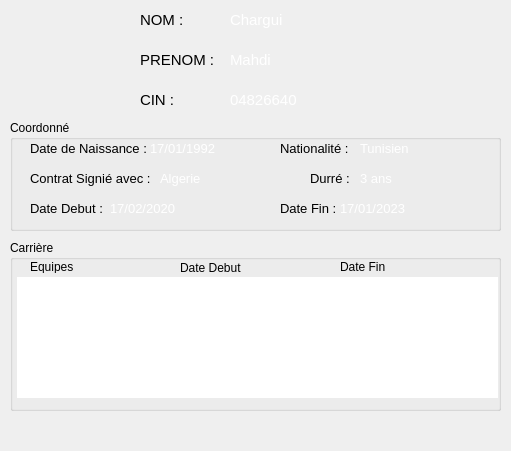
    <widget class="QWidget" name="widget_3" native="true">
     <property name="geometry">
      <rect>
       <x>545</x>
       <y>130</y>
       <width>511</width>
       <height>451</height>
      </rect>
     </property>
     <property name="styleSheet">
      <string notr="true"/>
     </property>
     <widget class="QLabel" name="label_118">
      <property name="geometry">
       <rect>
        <x>10</x>
        <y>10</y>
        <width>101</width>
        <height>101</height>
       </rect>
      </property>
      <property name="text">
       <string/>
      </property>
      <property name="pixmap">
       <pixmap>user.png</pixmap>
      </property>
      <property name="scaledContents">
       <bool>true</bool>
      </property>
     </widget>
     <widget class="QLabel" name="labNomEntre_2">
      <property name="geometry">
       <rect>
        <x>230</x>
        <y>10</y>
        <width>240</width>
        <height>20</height>
       </rect>
      </property>
      <property name="font">
       <font>
        <pointsize>11</pointsize>
       </font>
      </property>
      <property name="styleSheet">
       <string notr="true">color : white</string>
      </property>
      <property name="text">
       <string>Chargui</string>
      </property>
     </widget>
     <widget class="QGroupBox" name="groupBox_5">
      <property name="geometry">
       <rect>
        <x>10</x>
        <y>120</y>
        <width>491</width>
        <height>111</height>
       </rect>
      </property>
      <property name="title">
       <string>Coordonné</string>
      </property>
      <widget class="QLabel" name="label_119">
       <property name="geometry">
        <rect>
         <x>20</x>
         <y>20</y>
         <width>121</width>
         <height>16</height>
        </rect>
       </property>
       <property name="font">
        <font>
         <pointsize>10</pointsize>
        </font>
       </property>
       <property name="text">
        <string>Date de Naissance :</string>
       </property>
      </widget>
      <widget class="QLabel" name="labNaisEntre_2">
       <property name="geometry">
        <rect>
         <x>140</x>
         <y>20</y>
         <width>121</width>
         <height>16</height>
        </rect>
       </property>
       <property name="font">
        <font>
         <pointsize>10</pointsize>
        </font>
       </property>
       <property name="styleSheet">
        <string notr="true">color : white</string>
       </property>
       <property name="text">
        <string>17/01/1992</string>
       </property>
      </widget>
      <widget class="QLabel" name="label_120">
       <property name="geometry">
        <rect>
         <x>270</x>
         <y>20</y>
         <width>71</width>
         <height>16</height>
        </rect>
       </property>
       <property name="font">
        <font>
         <pointsize>10</pointsize>
        </font>
       </property>
       <property name="text">
        <string>Nationalité :</string>
       </property>
      </widget>
      <widget class="QLabel" name="labNatioEntre_2">
       <property name="geometry">
        <rect>
         <x>350</x>
         <y>20</y>
         <width>121</width>
         <height>16</height>
        </rect>
       </property>
       <property name="font">
        <font>
         <pointsize>10</pointsize>
        </font>
       </property>
       <property name="styleSheet">
        <string notr="true">color : white</string>
       </property>
       <property name="text">
        <string>Tunisien</string>
       </property>
      </widget>
      <widget class="QLabel" name="label_121">
       <property name="geometry">
        <rect>
         <x>20</x>
         <y>50</y>
         <width>121</width>
         <height>16</height>
        </rect>
       </property>
       <property name="font">
        <font>
         <pointsize>10</pointsize>
        </font>
       </property>
       <property name="text">
        <string>Contrat Signié avec :</string>
       </property>
      </widget>
      <widget class="QLabel" name="labContratEntre_2">
       <property name="geometry">
        <rect>
         <x>150</x>
         <y>50</y>
         <width>151</width>
         <height>16</height>
        </rect>
       </property>
       <property name="font">
        <font>
         <pointsize>10</pointsize>
        </font>
       </property>
       <property name="styleSheet">
        <string notr="true">color : white</string>
       </property>
       <property name="text">
        <string>Algerie</string>
       </property>
      </widget>
      <widget class="QLabel" name="label_122">
       <property name="geometry">
        <rect>
         <x>20</x>
         <y>80</y>
         <width>81</width>
         <height>16</height>
        </rect>
       </property>
       <property name="font">
        <font>
         <pointsize>10</pointsize>
        </font>
       </property>
       <property name="text">
        <string>Date Debut :</string>
       </property>
      </widget>
      <widget class="QLabel" name="labDebutEntre_2">
       <property name="geometry">
        <rect>
         <x>100</x>
         <y>80</y>
         <width>71</width>
         <height>16</height>
        </rect>
       </property>
       <property name="font">
        <font>
         <pointsize>10</pointsize>
        </font>
       </property>
       <property name="styleSheet">
        <string notr="true">color : white</string>
       </property>
       <property name="text">
        <string>17/02/2020</string>
       </property>
      </widget>
      <widget class="QLabel" name="labFinEntre_2">
       <property name="geometry">
        <rect>
         <x>330</x>
         <y>80</y>
         <width>71</width>
         <height>16</height>
        </rect>
       </property>
       <property name="font">
        <font>
         <pointsize>10</pointsize>
        </font>
       </property>
       <property name="styleSheet">
        <string notr="true">color : white</string>
       </property>
       <property name="text">
        <string>17/01/2023</string>
       </property>
      </widget>
      <widget class="QLabel" name="label_123">
       <property name="geometry">
        <rect>
         <x>270</x>
         <y>80</y>
         <width>61</width>
         <height>16</height>
        </rect>
       </property>
       <property name="font">
        <font>
         <pointsize>10</pointsize>
        </font>
       </property>
       <property name="text">
        <string>Date Fin :</string>
       </property>
      </widget>
      <widget class="QLabel" name="label_124">
       <property name="geometry">
        <rect>
         <x>300</x>
         <y>50</y>
         <width>51</width>
         <height>16</height>
        </rect>
       </property>
       <property name="font">
        <font>
         <pointsize>10</pointsize>
        </font>
       </property>
       <property name="text">
        <string>Durré :</string>
       </property>
      </widget>
      <widget class="QLabel" name="labDurEntre_2">
       <property name="geometry">
        <rect>
         <x>350</x>
         <y>50</y>
         <width>121</width>
         <height>16</height>
        </rect>
       </property>
       <property name="font">
        <font>
         <pointsize>10</pointsize>
        </font>
       </property>
       <property name="styleSheet">
        <string notr="true">color : white</string>
       </property>
       <property name="text">
        <string>3 ans</string>
       </property>
      </widget>
     </widget>
     <widget class="QGroupBox" name="groupBox_6">
      <property name="geometry">
       <rect>
        <x>10</x>
        <y>240</y>
        <width>491</width>
        <height>171</height>
       </rect>
      </property>
      <property name="title">
       <string>Carrière</string>
      </property>
      <widget class="QTableWidget" name="ListCarrier_2">
       <property name="geometry">
        <rect>
         <x>7</x>
         <y>37</y>
         <width>481</width>
         <height>121</height>
        </rect>
       </property>
       <property name="styleSheet">
        <string notr="true">color:white</string>
       </property>
       <property name="frameShape">
        <enum>QFrame::NoFrame</enum>
       </property>
       <property name="lineWidth">
        <number>0</number>
       </property>
       <property name="horizontalScrollBarPolicy">
        <enum>Qt::ScrollBarAlwaysOff</enum>
       </property>
       <property name="selectionMode">
        <enum>QAbstractItemView::NoSelection</enum>
       </property>
       <property name="textElideMode">
        <enum>Qt::ElideNone</enum>
       </property>
       <property name="gridStyle">
        <enum>Qt::NoPen</enum>
       </property>
       <property name="columnCount">
        <number>3</number>
       </property>
       <attribute name="horizontalHeaderVisible">
        <bool>false</bool>
       </attribute>
       <attribute name="horizontalHeaderDefaultSectionSize">
        <number>156</number>
       </attribute>
       <attribute name="horizontalHeaderHighlightSections">
        <bool>true</bool>
       </attribute>
       <attribute name="verticalHeaderVisible">
        <bool>false</bool>
       </attribute>
       <attribute name="verticalHeaderDefaultSectionSize">
        <number>35</number>
       </attribute>
       <row>
        <property name="text">
         <string>Nouvelle ligne</string>
        </property>
       </row>
       <row>
        <property name="text">
         <string>Nouvelle ligne</string>
        </property>
       </row>
       <row>
        <property name="text">
         <string>Nouvelle ligne</string>
        </property>
       </row>
       <column/>
       <column/>
       <column/>
       <item row="0" column="0">
        <property name="text">
         <string>Algerie</string>
        </property>
        <property name="icon">
         <iconset>
          <normaloff>48/Algeria.png</normaloff>48/Algeria.png</iconset>
        </property>
       </item>
       <item row="0" column="1">
        <property name="text">
         <string>17/02/2020</string>
        </property>
       </item>
       <item row="0" column="2">
        <property name="text">
         <string>17/01/2023</string>
        </property>
       </item>
       <item row="1" column="0">
        <property name="text">
         <string>Slouvakia</string>
        </property>
        <property name="icon">
         <iconset>
          <normaloff>48/Slovakia.png</normaloff>48/Slovakia.png</iconset>
        </property>
       </item>
       <item row="1" column="1">
        <property name="text">
         <string>01/06/2015</string>
        </property>
       </item>
       <item row="1" column="2">
        <property name="text">
         <string>30/12/2017</string>
        </property>
       </item>
       <item row="2" column="0">
        <property name="text">
         <string>Belgium</string>
        </property>
        <property name="icon">
         <iconset>
          <normaloff>48/Belgium.png</normaloff>48/Belgium.png</iconset>
        </property>
       </item>
       <item row="2" column="1">
        <property name="text">
         <string>18/05/2010</string>
        </property>
       </item>
       <item row="2" column="2">
        <property name="text">
         <string>15/05/2015</string>
        </property>
       </item>
      </widget>
      <widget class="QLabel" name="label_125">
       <property name="geometry">
        <rect>
         <x>20</x>
         <y>20</y>
         <width>47</width>
         <height>13</height>
        </rect>
       </property>
       <property name="text">
        <string>Equipes</string>
       </property>
      </widget>
      <widget class="QLabel" name="label_126">
       <property name="geometry">
        <rect>
         <x>170</x>
         <y>20</y>
         <width>61</width>
         <height>16</height>
        </rect>
       </property>
       <property name="text">
        <string>Date Debut</string>
       </property>
      </widget>
      <widget class="QLabel" name="label_127">
       <property name="geometry">
        <rect>
         <x>330</x>
         <y>20</y>
         <width>47</width>
         <height>13</height>
        </rect>
       </property>
       <property name="text">
        <string>Date Fin</string>
       </property>
      </widget>
     </widget>
     <widget class="QLabel" name="label_128">
      <property name="geometry">
       <rect>
        <x>140</x>
        <y>10</y>
        <width>61</width>
        <height>20</height>
       </rect>
      </property>
      <property name="font">
       <font>
        <pointsize>11</pointsize>
       </font>
      </property>
      <property name="text">
       <string>NOM :</string>
      </property>
     </widget>
     <widget class="QLabel" name="labCinEntre_2">
      <property name="geometry">
       <rect>
        <x>230</x>
        <y>90</y>
        <width>240</width>
        <height>20</height>
       </rect>
      </property>
      <property name="font">
       <font>
        <pointsize>11</pointsize>
       </font>
      </property>
      <property name="styleSheet">
       <string notr="true">color : white</string>
      </property>
      <property name="text">
       <string>04826640</string>
      </property>
     </widget>
     <widget class="QLabel" name="label_129">
      <property name="geometry">
       <rect>
        <x>140</x>
        <y>90</y>
        <width>61</width>
        <height>20</height>
       </rect>
      </property>
      <property name="font">
       <font>
        <pointsize>11</pointsize>
       </font>
      </property>
      <property name="text">
       <string>CIN :</string>
      </property>
     </widget>
     <widget class="QLabel" name="labPrenomEntre_2">
      <property name="geometry">
       <rect>
        <x>230</x>
        <y>50</y>
        <width>240</width>
        <height>20</height>
       </rect>
      </property>
      <property name="font">
       <font>
        <pointsize>11</pointsize>
       </font>
      </property>
      <property name="styleSheet">
       <string notr="true">color : white</string>
      </property>
      <property name="text">
       <string>Mahdi</string>
      </property>
     </widget>
     <widget class="QLabel" name="label_130">
      <property name="geometry">
       <rect>
        <x>140</x>
        <y>50</y>
        <width>81</width>
        <height>20</height>
       </rect>
      </property>
      <property name="font">
       <font>
        <pointsize>11</pointsize>
       </font>
      </property>
      <property name="text">
       <string>PRENOM :</string>
      </property>
     </widget>
    </widget>
